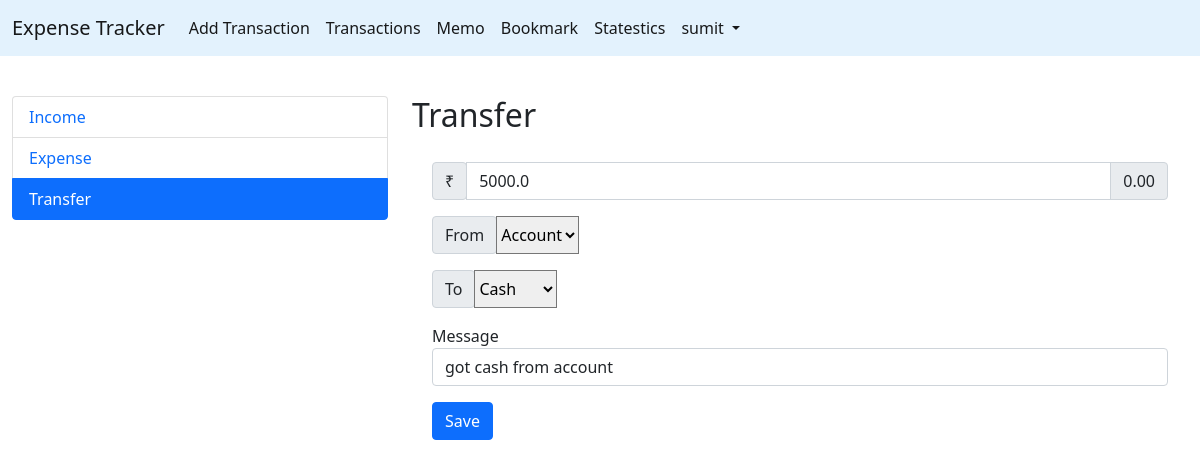
Page /transfer/1/ (signed in) on the committed database.
### app/models.py (models this page shows)
class Transfer(models.Model):
    TYPE = (
        ('Cash', 'Cash'),
        ('Account', 'Account'),
        ('Card', 'Card'),
    )
    cost = models.FloatField(blank=True)
    From = models.CharField(max_length=100, choices=TYPE)
    to = models.CharField(max_length=100, choices=TYPE)
    date = models.DateTimeField(auto_now_add=True)
    message = models.CharField(max_length=100)
    bookmark = models.BooleanField(default=False)
    user = models.ForeignKey(User, on_delete=models.CASCADE)

### app/views.py (the view)
# urls.py: path('transfer/<int:pk>/', TransferUpdate.as_view(), name='transfer-update'),
class TransferUpdate(UpdateView):
    model = Transfer
    fields = ['cost','to','From','message']
    success_url = reverse_lazy('transfer-list')

### app/templates/app/transfer_form.html (shortened to what this page needs)
{% extends "app/base.html" %} {% load static %}
{% block body %}
<div class="row" style="margin-top: 40px;">
    <div class="col-4">
      <div class="list-group" >
        <a class="list-group-item " href="{% url 'income-add' %}" >Income</a>
        <a class="list-group-item " href="{% url 'expense-add' %}">Expense</a>
        <a class="list-group-item active"href="{% url 'transfer-add' %}">Transfer</a>
      </div>
    </div>
    <div class="col-8">
      <div id="nav-tabContent">
        <div id="list-Transfer">
            <h2>Transfer</h2>
            <form  method="POST" style="padding:20px" id="transfer">{% csrf_token %}
                <div class="input-group mb-3">
                    <div class="input-group-prepend">
                      <span class="input-group-text">₹</span>
                    </div>{{form.cost}}
                    <span class="input-group-text">0.00</span>
                </div>
              <div class="input-group mb-3">
                <div class="input-group-prepend">
                  <label class="input-group-text" for="inputGroupSelect01">{{form.From.label}}</label>
                </div>
                {{form.From}}
              </div>
              <div class="input-group mb-3">
                <div class="input-group-prepend">
                  <label class="input-group-text" for="inputGroupSelect01">{{form.to.label}}</label>
                </div>
                {{form.to}}
              </div>
              <div class="form-group mb-3">
                <label for="exampleFormControlTextarea1">{{form.message.label}}</label>
                {{form.message}}
            </div>
              <input type="submit" class="btn btn-primary" value="Save">
            </form>
          </div>
      </div>
    </div>
  </div>
{% endblock  %}

### app/templates/app/base.html (shortened to what this page needs)
<!DOCTYPE html>
<html>
<head>
  <link href="https://cdn.jsdelivr.net/npm/bootstrap@5.0.0-beta1/dist/css/bootstrap.min.css" rel="stylesheet"
>
  <link rel="stylesheet" type="text/css" href="https://cdn.datatables.net/1.10.21/css/jquery.dataTables.css">
</head>
<body>
  <nav class="navbar navbar-expand-lg navbar-light " style="background-color: #e3f2fd;">
    <div class="container-fluid">
      <a class="navbar-brand" href="/">Expense Tracker</a>
      {% if user.is_authenticated %}
      <div class="collapse navbar-collapse" id="navbarNavDropdown">
        <ul class="navbar-nav">
          <li class="nav-item">
            <a class="nav-link active" href=" {% url 'income-add' %}">Add Transaction</a>
          </li>
          <li class="nav-item">
            <a class="nav-link active" href="{% url 'income-list' %} ">Transactions</a>
          </li>
          <li class="nav-item">
            <a class="nav-link active" href=" {% url 'memo' %} ">Memo</a>
          </li>
          <li class="nav-item">
            <a class="nav-link active" href=" {% url 'bookmark' %}  ">Bookmark</a>
          </li>
          <li class="nav-item">
            <a class="nav-link active" href=" {% url 'stats' %}  ">Statestics</a>
          </li>
          <li class="nav-item dropdown">
            <a class="nav-link dropdown-toggle active" href="#" id="navbarDropdownMenuLink" role="button"
              data-bs-toggle="dropdown" aria-expanded="false">
              {{request.user}}
            </a>
          </li>
        </ul>
      </div>
      {% endif %}
    </div>
  </nav>
  <div class="container-fluid">
    {% block body %}
    {% endblock %}
  </div>
  <link rel="stylesheet" type="text/css"
    href="https://cdn.datatables.net/v/dt/jszip-2.5.0/dt-1.10.20/af-2.3.4/b-1.6.1/b-colvis-1.6.1/b-flash-1.6.1/b-html5-1.6.1/b-print-1.6.1/cr-1.5.2/fc-3.3.0/fh-3.1.6/kt-2.5.1/r-2.2.3/rg-1.1.1/rr-1.2.6/sc-2.0.1/sl-1.3.1/datatables.min.css" />
</body>
</html>

### app/templates/app/base.html (style rules this page uses)
body { font-size: medium; }
.row { height: 100%; }

### rows in the picture
Transfer: cost "5000.0", From "Account", to "Cash", message "got cash from account"

### other values in the picture
{{ request.user }} "sumit"
